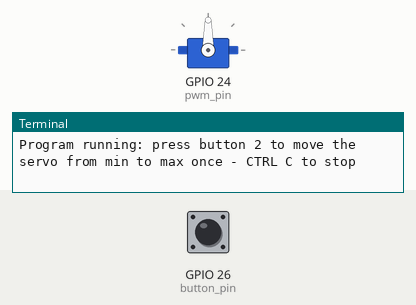
The program below on a simulated Raspberry Pi (BCM pin numbers). On the bench: servo, the last lines printed to the terminal. Inputs (shaded band) come from the test bench; at power-on: GPIO 26 (button_pin) HIGH. Servo angles are drawn from the pulse width (0.5 ms = 0°, 2.5 ms = 180°).

Above: at 1.2 s.
1.3 s: GPIO 26 (button_pin) pulled LOW for 0.15 s
At 2.1 s:
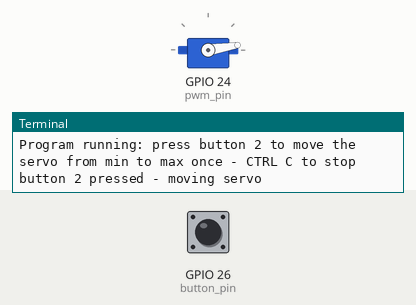
4.4 s: GPIO 26 (button_pin) pulled LOW for 1 s
At 5.8 s:
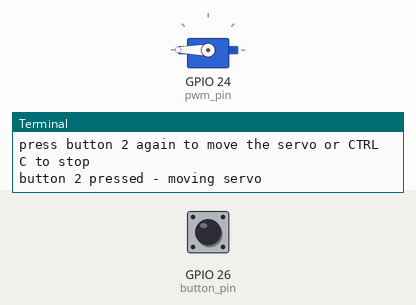
7.9 s: GPIO 26 (button_pin) pulled LOW for 3.2 s
At 13.9 s:
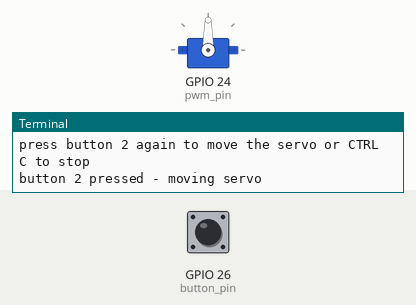
Timing chart, 0 to 15.4 s (numbered marks = the images above; inputs shaded):
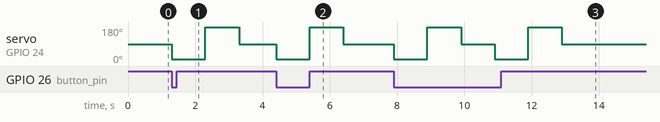

The program:

simple_servo_btn.py
```python
#!/usr/bin/python
#
# RPi PCB version of servo_btn.py - simple servo control with GPIO PWM and powered from RPi
# moves a SG90 servo with GPIO PWM from min to max position whenever a button is pressed
# SG90 servo has 3 wires: brown  -  GND
#                         red    -  5V supply
#                         orange -  PWM signal/control
#
# command:  python3 ./RPi_maker_PCB5/motor_control/servo_motors/simple_servo_btn.py
#

import time               # this imports the module to allow various time functions to be used
import RPi.GPIO as GPIO   # this imports the module to allow the GPIO pins to be easily utilised

# This code sets the RPi to use the BCM (Broadcom) pin numbers which is usually the default but is positively set here
GPIO.setmode(GPIO.BCM)

button_pin = 26  # this is the GPIO pin that one side of the tactile button 2 is connected to
                 # it could be any of the GPIO pins as long as this software is aligned to the hardware

pwm_pin = 24     # this is the GPIO pin used for servo control connected to the S1 3 pin male connector

GPIO.setup(button_pin, GPIO.IN, pull_up_down=GPIO.PUD_UP)
# this is a special setting that indicates when a pin changes from LOW to HIGH ie when the button is pressed

GPIO.setup(pwm_pin, GPIO.OUT)  # set the GPIO PWM pin as an output
servo = GPIO.PWM(pwm_pin, 50)  # set PWM on the control GPIO pin with frequency 50Hz

# this is a function to indicate when the button is pressed
def btn_pressed():
    # if button is pressed GPIO.input will report FALSE
    if not GPIO.input(button_pin):
        return 1

# set the min and max duty cycles for the servo
servo_mindc = 3   # needs to be less than 1ms pulses ie <5% duty cycle - see the support documentation for more details
servo_middc = 7.5 # needs to be 1.5ms pulses ie 7.5% duty cycle - see the support documentation for more details
servo_maxdc = 13  # needs to be more than 2ms pulses ie >10% duty cycle - see the support documentation for more details

servo.start(servo_middc)   # sets an initial duty cycle to move servo to the central position

print("Program running: press button 2 to move the servo from min to max once - CTRL C to stop")
try:    # this loop is not strictly necessary but it does allow the script to be easily stopped with CTRL-C
    while True:  # this is the loop that checks if a button is pressed and moves each servo arm if it is

        while not btn_pressed():
            pass                         # if the button is not pressed just loop endlessly

        # button 2 pressed so move servo between extremes.
        print("button 2 pressed - moving servo")
        servo.ChangeDutyCycle(servo_mindc)    # move servo to the min position
        time.sleep(1)
        servo.ChangeDutyCycle(servo_maxdc)    # move servo to the max position
        time.sleep(1)
        servo.ChangeDutyCycle(servo_middc)    # move servo back to the mid position
        time.sleep(1)
        print("press button 2 again to move the servo or CTRL C to stop")

finally:  # this code is run when the try is interrupted with a CTRL-C
    print(" ")
    print("Cleaning up the GPIO pins before stopping")
    print(" ")
    print(" ")
    print(" ")
    servo.stop()
    GPIO.cleanup()

# The cleanup command sets all the pins back to inputs which protects the
# Pi from accidental shorts-circuits if something metal touches the GPIO pins.
```

Measured:
- after the input at 1.3 s, servo on GPIO 24 (pwm_pin): 90° → 9° at once, → 180° 1.0 s later, → 90° 1.0 s later
- after the input at 4.4 s, servo on GPIO 24 (pwm_pin): 90° → 9° at once, → 180° 1.0 s later, → 90° 1.0 s later
- after the input at 7.9 s, servo on GPIO 24 (pwm_pin): 90° → 9° at once, → 180° 1.0 s later, → 90° 1.0 s later, → 9° 1.0 s later, … (6 changes in this stretch)
